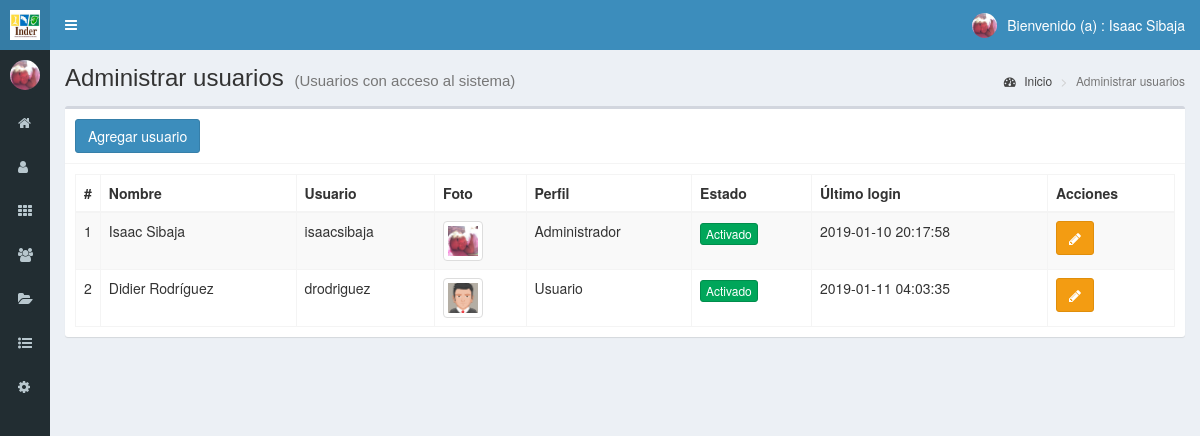
/usuarios (signed in), run on the app's committed database.
### tables this page shows
CREATE TABLE `usuarios` (
  `id` int(11) NOT NULL,
  `nombre` text NOT NULL,
  `usuario` text NOT NULL,
  `password` text NOT NULL,
  `email` text NOT NULL,
  `perfil` text NOT NULL,
  `foto` text NOT NULL,
  `estado` int(11) NOT NULL,
  `ultimo_login` timestamp NOT NULL DEFAULT CURRENT_TIMESTAMP ON UPDATE CURRENT_TIMESTAMP
);

### controladores/plantilla.controlador.php (called while the page is built)
<?php
class ControladorPlantilla
{
	static public function ctrPlantilla(){
		include "vistas/plantilla.php";
	}
}
?>

### index.php (called while the page is built, shortened)
<?php
require_once "controladores/plantilla.controlador.php";
require_once "controladores/usuarios.controlador.php";
require_once "controladores/labores.controlador.php";
require_once "modelos/usuarios.modelo.php";
$plantilla = new ControladorPlantilla();
$plantilla->ctrPlantilla();

### controladores/usuarios.controlador.php (called while the page is built, shortened)
<?php
class ControladorUsuarios
{
    public static function ctrMostrarUsuarios($item, $valor)
    {
        $tabla = "usuarios";
        $respuesta = ModeloUsuarios::MdlMostrarUsuarios($tabla, $item, $valor);
        return $respuesta;
    }
}

### modelos/conexion.php (called while the page is built)
<?php
class Conexion
{
    public static function conectar()
    {
        $link = new PDO("mysql:host=localhost;dbname=inder", "root", "");
        $link->exec("set names utf8");
        return $link;
    }
}

### modelos/usuarios.modelo.php (called while the page is built, shortened)
<?php
require_once "conexion.php";
class ModeloUsuarios
{
    public static function mdlMostrarUsuarios($tabla, $item, $valor)
    {
        if ($item != null) {
            $stmt = Conexion::conectar()->prepare("SELECT * FROM $tabla WHERE $item = :$item");
            $stmt->bindParam(":" . $item, $valor, PDO::PARAM_STR);
            $stmt->execute();
            return $stmt->fetch();
        } else {
            $stmt = Conexion::conectar()->prepare("SELECT * FROM $tabla");
            $stmt->execute();
            return $stmt->fetchAll();
        }
    }
}

### vistas/modulos/usuarios.php (the view, shortened to what this page needs)
<div class="content-wrapper">
  <section class="content-header">
    <h1>
      Administrar usuarios
       <small>(Usuarios con acceso al sistema)</small>
    </h1>
    <ol class="breadcrumb">
      <li><a href="inicio"><i class="fa fa-dashboard"></i> Inicio</a></li>
      <li class="active">Administrar usuarios</li>
    </ol>
  </section>
  <section class="content">
    <div class="box">
      <div class="box-header with-border">
        <button class="btn btn-primary" data-toggle="modal" data-target="#modalAgregarUsuario">
          Agregar usuario
        </button>
      </div>
      <div class="box-body">
       <table class="table table-bordered table-striped dt-responsive tablas" width="100%">
        <thead>
         <tr>
           <th style="width:10px">#</th>
           <th>Nombre</th>
           <th>Usuario</th>
           <th>Foto</th>
           <th>Perfil</th>
           <th>Estado</th>
           <th>Último login</th>
           <th>Acciones</th>
         </tr>
        </thead>
        <tbody>
        <?php
$item  = null;
$valor = null;
$usuarios = ControladorUsuarios::ctrMostrarUsuarios($item, $valor);
foreach ($usuarios as $key => $value) {
    echo ' <tr>
                  <td>' . $value["id"] . '</td>
                  <td>' . $value["nombre"] . '</td>
                  <td>' . $value["usuario"] . '</td>';
    if ($value["foto"] != "") {
        echo '<td><img src="' . $value["foto"] . '" class="img-thumbnail" width="40px"></td>';
    } else {
        echo '<td><img src="vistas/img/usuarios/default/anonymous.png" class="img-thumbnail" width="40px"></td>';
    }
    echo '<td>' . $value["perfil"] . '</td>';
    if ($value["estado"] != 0) {
        echo '<td><button class="btn btn-success btn-xs btnActivar" idUsuario="' . $value["id"] . '" estadoUsuario="0">Activado</button></td>';
    } else {
        echo '<td><button class="btn btn-danger btn-xs btnActivar" idUsuario="' . $value["id"] . '" estadoUsuario="1">Desactivado</button></td>';
    }
    echo '<td>' . $value["ultimo_login"] . '</td>
                  <td>
                    <div class="btn-group">
                      <button class="btn btn-warning btnEditarUsuario" idUsuario="' . $value["id"] . '" data-toggle="modal" data-target="#modalEditarUsuario"><i class="fa fa-pencil"></i></button>';
    echo '</div>
                    </div>
                  </td>
                </tr>';
}
?>
      </div>
    </div>

### data on the page
usuarios: id "1", nombre "Isaac Sibaja", usuario "isaacsibaja", foto (picture), perfil "Administrador", ultimo_login "2019-01-10 20:17:58"
usuarios: id "2", nombre "Didier Rodríguez", usuario "drodriguez", foto (picture), perfil "Usuario", ultimo_login "2019-01-11 04:03:35"

### other printed values
$_SESSION["nombre"] "Isaac Sibaja"
